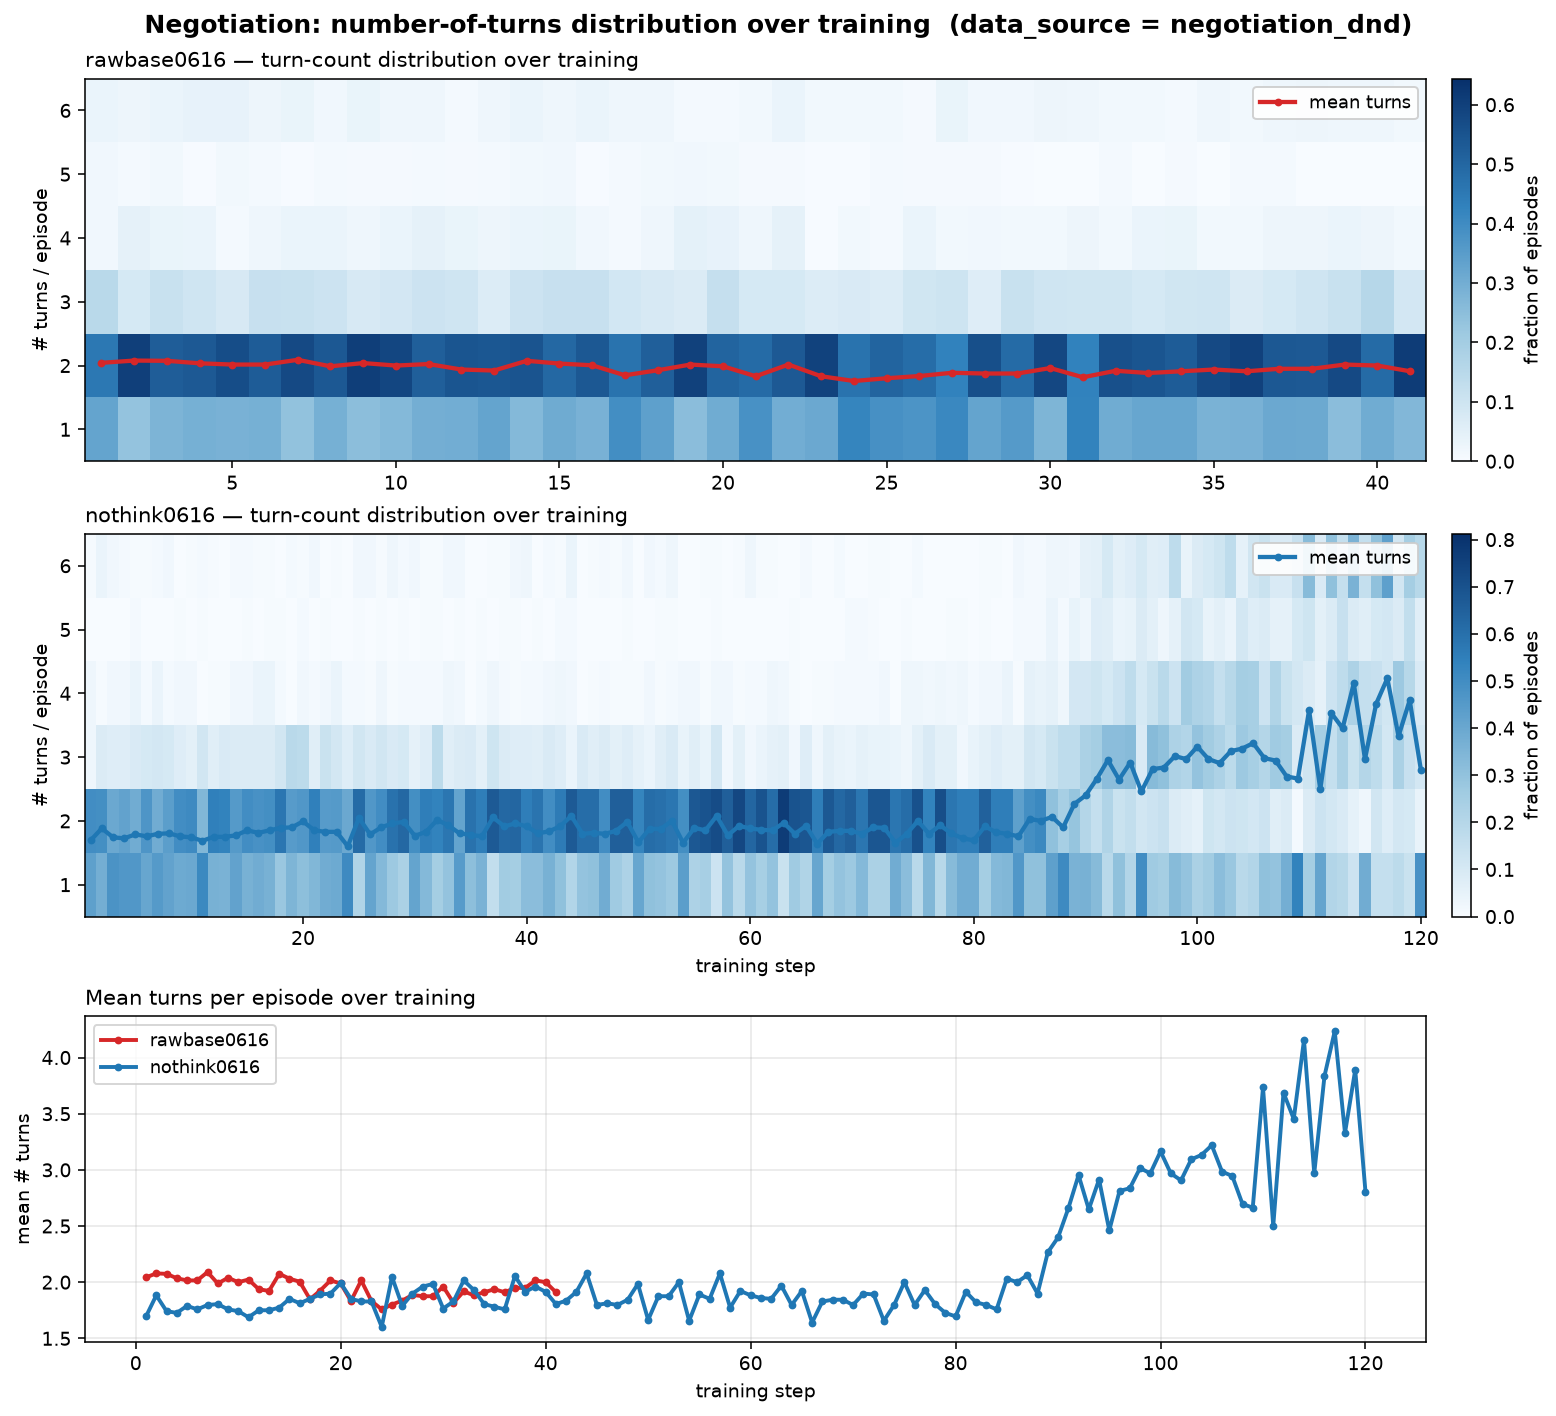

Source code (Python):
#!/usr/bin/env python3
"""Visualize how the per-episode *number of turns* distribution evolves over a
negotiation training run.

The trace dumps written by ``dump_training_trajectories`` (``global_step_*.jsonl``)
contain one row per rollout episode with a ``turns`` field (count of policy
messages in that episode). This script aggregates those per-step into a turn-count
distribution and renders, for each run:

  * a heatmap  (x = training step, y = #turns, color = fraction of episodes), with
    the per-step mean turns overlaid, and
  * a shared line panel comparing mean turns across runs.

Usage
-----
    # point at directories of global_step_*.jsonl files (one per run)
    python turns_distribution.py \
        --run rawbase0616=/tmp/turns_data/rawbase0616 \
        --run nothink0616=/tmp/turns_data/nothink0616 \
        --out turns_distribution.png

Each ``--run`` is ``LABEL=DIR``. ``DIR`` holds ``global_step_*.jsonl`` files.
"""
import argparse
import json
import re
from pathlib import Path

import numpy as np
import matplotlib

matplotlib.use("Agg")
import matplotlib.pyplot as plt
from matplotlib.colors import LinearSegmentedColormap

STEP_RE = re.compile(r"global_step_(\d+)\.jsonl$")


def load_run(run_dir: Path, data_source: str | None):
    """Return (steps, counts) where counts[i] is a dict {turn: n_episodes} for steps[i]."""
    files = []
    for p in run_dir.glob("global_step_*.jsonl"):
        m = STEP_RE.search(p.name)
        if m:
            files.append((int(m.group(1)), p))
    files.sort()
    steps, per_step = [], []
    for step, path in files:
        counts: dict[int, int] = {}
        with open(path, "r", encoding="utf-8", errors="replace") as f:
            for line in f:
                line = line.strip()
                if not line:
                    continue
                try:
                    row = json.loads(line)
                except json.JSONDecodeError:
                    continue
                if data_source and row.get("data_source") != data_source:
                    continue
                t = row.get("turns", row.get("num_turns"))
                if t is None:
                    continue
                t = int(round(float(t)))
                counts[t] = counts.get(t, 0) + 1
        if counts:
            steps.append(step)
            per_step.append(counts)
    return steps, per_step


def build_matrix(steps, per_step, max_turn):
    """Return (frac, mean) — frac is (max_turn, n_steps) fraction grid; mean per step."""
    n = len(steps)
    frac = np.zeros((max_turn, n))
    mean = np.zeros(n)
    for j, counts in enumerate(per_step):
        total = sum(counts.values())
        s = 0.0
        for t, c in counts.items():
            if 1 <= t <= max_turn:
                frac[t - 1, j] = c / total
            s += t * c
        mean[j] = s / total if total else np.nan
    return frac, mean


def main():
    ap = argparse.ArgumentParser(description=__doc__, formatter_class=argparse.RawDescriptionHelpFormatter)
    ap.add_argument("--run", action="append", required=True, metavar="LABEL=DIR",
                    help="run to plot, e.g. rawbase0616=/tmp/turns_data/rawbase0616 (repeatable)")
    ap.add_argument("--data-source", default="negotiation_dnd",
                    help="filter episodes by data_source (default: negotiation_dnd; '' = all)")
    ap.add_argument("--max-turn", type=int, default=None,
                    help="max turn count on the y axis (default: inferred from data)")
    ap.add_argument("--out", default="turns_distribution.png", help="output image path")
    args = ap.parse_args()

    runs = []
    for spec in args.run:
        if "=" not in spec:
            raise SystemExit(f"--run must be LABEL=DIR, got: {spec}")
        label, d = spec.split("=", 1)
        steps, per_step = load_run(Path(d).expanduser(), args.data_source or None)
        if not steps:
            raise SystemExit(f"no usable trajectory data found in {d}")
        runs.append((label, steps, per_step))

    if args.max_turn is None:
        max_turn = max(t for _, _, ps in runs for c in ps for t in c)
    else:
        max_turn = args.max_turn

    n_runs = len(runs)
    fig = plt.figure(figsize=(11, 3.4 * n_runs + 3.2), constrained_layout=True)
    gs = fig.add_gridspec(n_runs + 1, 1, height_ratios=[1] * n_runs + [0.85])

    cmap = LinearSegmentedColormap.from_list(
        "turns", ["#f7fbff", "#9ecae1", "#3182bd", "#08306b"]
    )
    line_colors = ["#d62728", "#1f77b4", "#2ca02c", "#9467bd", "#ff7f0e"]

    means = []
    for i, (label, steps, per_step) in enumerate(runs):
        frac, mean = build_matrix(steps, per_step, max_turn)
        means.append((label, steps, mean))
        ax = fig.add_subplot(gs[i, 0])
        x = np.asarray(steps)
        # heatmap: use pcolormesh so non-contiguous steps render at their true x.
        # Build edges around integer turn values and actual steps.
        xedges = np.concatenate([[x[0] - 0.5], (x[:-1] + x[1:]) / 2, [x[-1] + 0.5]])
        yedges = np.arange(0.5, max_turn + 1.5)
        mesh = ax.pcolormesh(xedges, yedges, frac, cmap=cmap, vmin=0, vmax=min(1.0, frac.max() * 1.05))
        ax.plot(x, mean, color=line_colors[i % len(line_colors)], lw=2.2,
                marker="o", ms=3, label="mean turns")
        ax.set_yticks(range(1, max_turn + 1))
        ax.set_ylabel("# turns / episode")
        ax.set_title(f"{label} — turn-count distribution over training", fontsize=11, loc="left")
        ax.set_xlim(xedges[0], xedges[-1])
        cb = fig.colorbar(mesh, ax=ax, pad=0.01)
        cb.set_label("fraction of episodes")
        ax.legend(loc="upper right", framealpha=0.9, fontsize=9)
        if i == n_runs - 1:
            ax.set_xlabel("training step")

    # comparison panel
    axc = fig.add_subplot(gs[n_runs, 0])
    for j, (label, steps, mean) in enumerate(means):
        axc.plot(steps, mean, color=line_colors[j % len(line_colors)], lw=2,
                 marker="o", ms=3, label=label)
    axc.set_xlabel("training step")
    axc.set_ylabel("mean # turns")
    axc.set_title("Mean turns per episode over training", fontsize=11, loc="left")
    axc.grid(alpha=0.3)
    axc.legend(loc="best", fontsize=9)

    src = args.data_source or "all sources"
    fig.suptitle(f"Negotiation: number-of-turns distribution over training  (data_source = {src})",
                 fontsize=13, fontweight="bold")
    fig.savefig(args.out, dpi=140, bbox_inches="tight")
    print(f"wrote {args.out}")

    # brief text summary
    for label, steps, mean in means:
        print(f"  {label}: steps {steps[0]}–{steps[-1]} "
              f"({len(steps)} dumps), mean turns {mean[0]:.2f} → {mean[-1]:.2f}")


if __name__ == "__main__":
    main()
